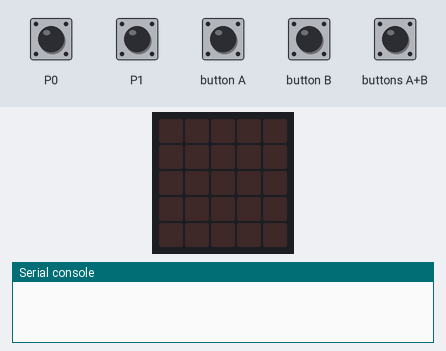
Recording of a program running on a simulated BBC micro:bit (MakeCode). Shown: the board's 5×5 LED display, the last lines printed to the serial console. The test bench sets the inputs (shaded band). No radio messages arrive unless stated (any console line starting 'radio sent:' is added by the test bench).

Above: at 1.2 s.
1.3 s: touch pin P0 pressed for 0.15 s
At 1.7 s:
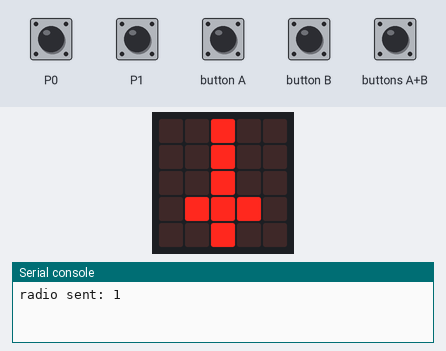
2.9 s: touch pin P1 pressed for 0.15 s
At 4.1 s:
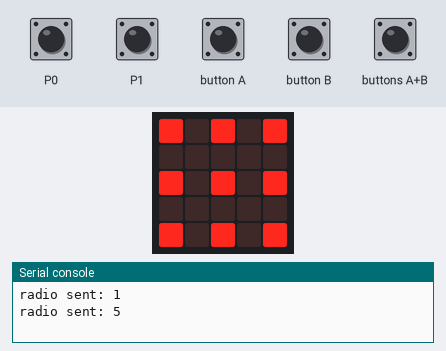
4.5 s: button A pressed for 0.15 s
At 5.3 s:
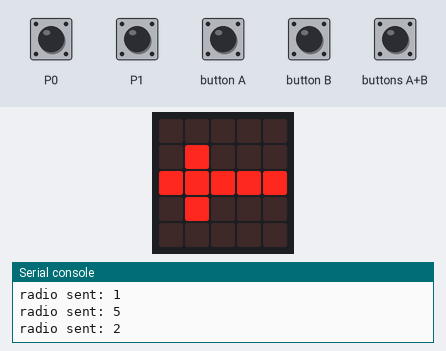
6.1 s: button B pressed for 0.15 s
At 6.6 s:
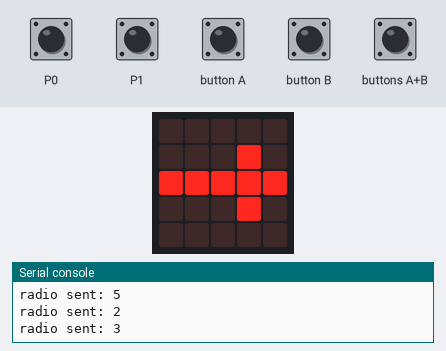
7.7 s: buttons A+B pressed for 0.15 s
At 9.0 s:
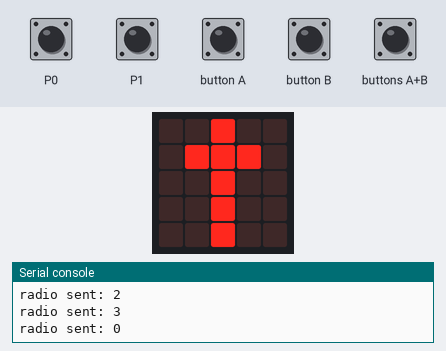
Timing chart, 0 to 10.3 s (numbered marks = the images above; inputs shaded):
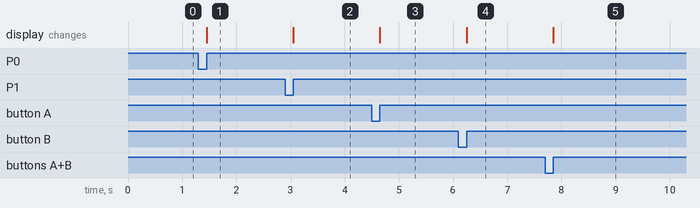

The program:

main.ts
```typescript
let manual = true
input.onPinPressed(TouchPin.P1, function on_pin_pressed_p1() {
    let manual: boolean;
    radio.sendNumber(5)
    images.createImage(`
    # . # . #
    . . . . .
    # . # . #
    . . . . .
    # . # . #
    `).showImage(0)
    if (manual) {
        manual = false
    } else {
        manual = true
    }

})
radio.setGroup(77)
basic.forever(function on_forever() {
    if (manual) {
        input.onButtonPressed(Button.B, function on_button_pressed_b() {
            radio.sendNumber(3)
            images.createImage(`
        . . . . .
                . . . # .
                # # # # #
                . . . # .
                . . . . .
    `).showImage(0)
        })
        input.onButtonPressed(Button.AB, function on_button_pressed_ab() {
            radio.sendNumber(0)
            images.createImage(`
    . . # . .
    . # # # .
    . . # . .
    . . # . .
    . . # . .
    `).showImage(0)
        })
        input.onButtonPressed(Button.A, function on_button_pressed_a() {
            images.createImage(`
        . . . . .
                . # . . .
                # # # # #
                . # . . .
                . . . . .
    `).showImage(0)
            radio.sendNumber(2)
        })
        input.onPinPressed(TouchPin.P0, function on_pin_pressed_p0() {
            radio.sendNumber(1)
            images.createImage(`
    . . # . .
    . . # . .
    . . # . .
    . # # # .
    . . # . .
    `).showImage(0)
        })
    }

})
```

test.ts
```typescript
// Tady jsou testy. Při použití tohoto balíčku jako rozšíření nebude zkompilováno.
```

Measured:
- after the input at 1.3 s, the display: changes after 0.15 s (image 1)
- after the input at 2.9 s, the display: changes after 0.15 s (image 2)
- after the input at 4.5 s, the display: changes after 0.15 s (image 3)
- after the input at 6.1 s, the display: changes after 0.15 s (image 4)
- after the input at 7.7 s, the display: changes after 0.15 s (image 5)
